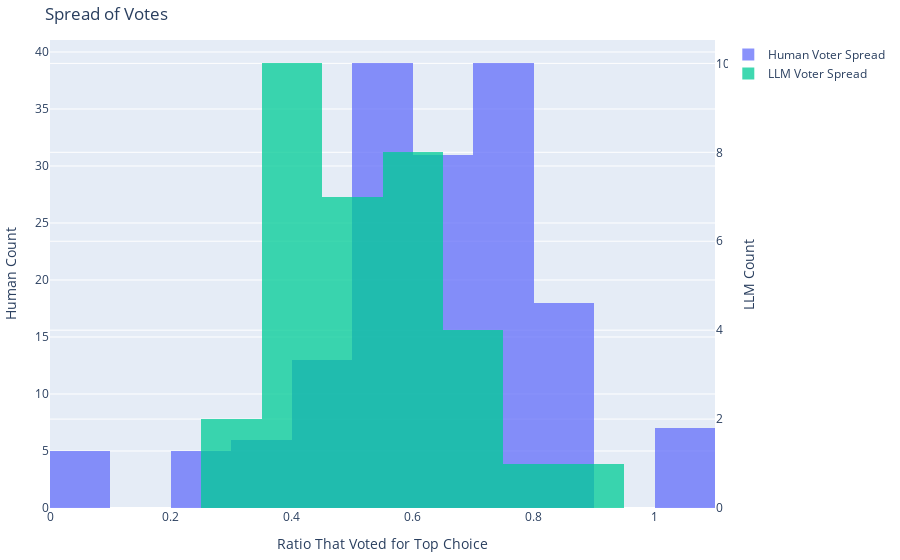

Notebook cell for this chart:
### Markdown cell above
### Voting spread

How unified vs spread out the votes were per round

### Code cell
def human_spread(group):
    # Drop NaN or None values in voted_for
    votes = group['voted_for'].dropna()
    # Count the votes
    vote_counts = votes.value_counts()
    if len(vote_counts) == 0:
        return 0
    # Get most voted for person / total votes
    return vote_counts.iloc[0] / len(group)
hum_vote_spread = hum_rounds_df.groupby("game_id").apply(human_spread).reset_index()[0]

llm_vote_spread = []
for vote in llm_votes:
    llm_vote_spread.append(Counter(vote.values()).most_common(1)[0][1] / len(vote))


fig = go.Figure(
    data=[
        go.Histogram(name='Human Voter Spread', x=hum_vote_spread, opacity=0.75, yaxis='y', offsetgroup=1),
        go.Histogram(name='LLM Voter Spread', x=llm_vote_spread, opacity=0.75, yaxis='y2', offsetgroup=2),
    ],
    layout=dict(
        title="Spread of Votes",
        xaxis=dict(title="Ratio That Voted for Top Choice"),
        yaxis={"title": "Human Count"},
        yaxis2={'overlaying': 'y', 'side': 'right', "title": "LLM Count"},
    )
)
# Change the bar mode
fig.update_layout(barmode='overlay', height=400)
fig.show()

### Figure 1 — Plotly figure (JSON) as saved in the notebook; plotly's stock layout.template omitted (floating-point values rounded to 4 significant figures; data arrays with more than 128 entries replaced by an {"elided": "..."} marker saying what was removed)
{"data": [{"name": "Human Voter Spread", "offsetgroup": "1", "opacity": 0.75, "type": "histogram", "x": {"elided": "163 float values"}, "yaxis": "y"}, {"name": "LLM Voter Spread", "offsetgroup": "2", "opacity": 0.75, "type": "histogram", "x": [0.5714, 0.6, 0.4286, 0.6, 0.5714, 0.6667, 0.5, 0.7143, 0.6, 0.4286, 0.5, 0.5, 0.6667, 0.3333, 0.8571, 0.4, 0.5, 0.5, 0.6667, 0.4286, 0.4, 0.4286, 0.5, 0.4, 0.75, 0.4286, 0.5, 0.5714, 0.4286, 0.6, 0.4286, 0.3333, 0.6], "yaxis": "y2"}], "layout": {"autosize": true, "barmode": "overlay", "title": {"text": "Spread of Votes"}, "xaxis": {"autorange": true, "range": [6.939e-17, 1.1], "title": {"text": "Ratio That Voted for Top Choice"}, "type": "linear"}, "yaxis": {"autorange": true, "range": [0, 41.05], "title": {"text": "Human Count"}}, "yaxis2": {"autorange": true, "overlaying": "y", "range": [0, 10.53], "side": "right", "title": {"text": "LLM Count"}}}}
